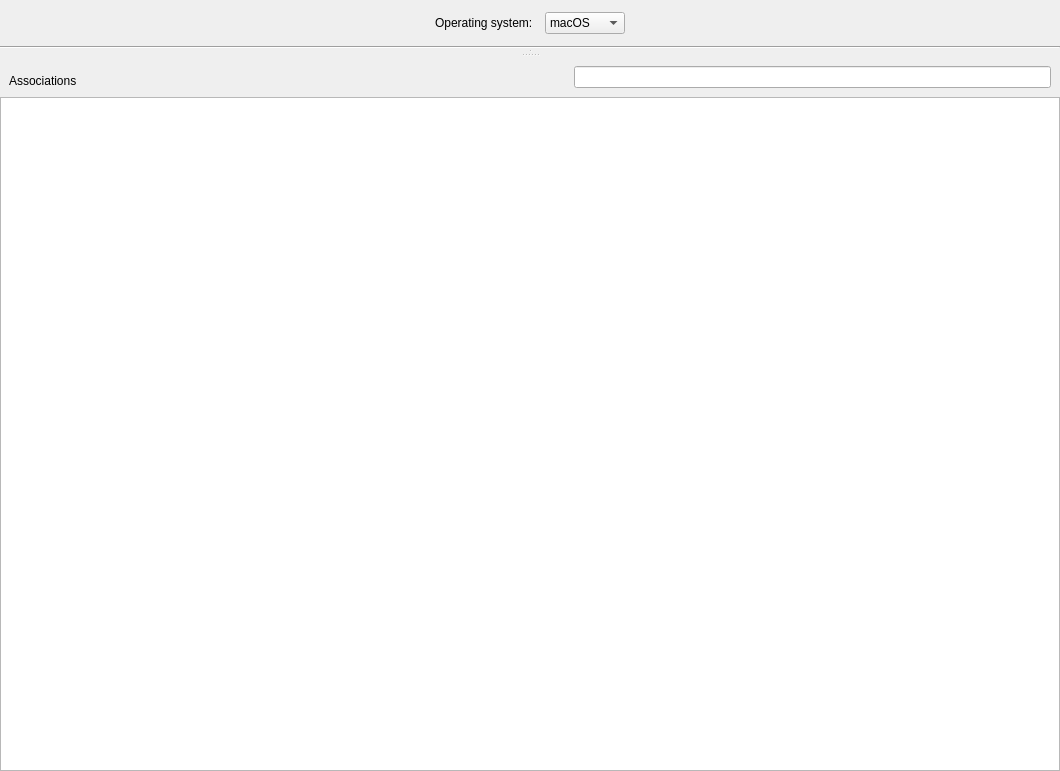
<?xml version="1.0" encoding="UTF-8"?>
<ui version="4.0">
 <class>ImagingWidget</class>
 <widget class="QWidget" name="ImagingWidget">
  <property name="geometry">
   <rect>
    <x>0</x>
    <y>0</y>
    <width>1060</width>
    <height>771</height>
   </rect>
  </property>
  <property name="windowTitle">
   <string>Imaging</string>
  </property>
  <layout class="QVBoxLayout" name="verticalLayout_3">
   <property name="leftMargin">
    <number>0</number>
   </property>
   <property name="topMargin">
    <number>0</number>
   </property>
   <property name="rightMargin">
    <number>0</number>
   </property>
   <property name="bottomMargin">
    <number>0</number>
   </property>
   <item>
    <layout class="QVBoxLayout" name="verticalLayout">
     <property name="spacing">
      <number>0</number>
     </property>
     <item>
      <widget class="QWidget" name="mainContainer" native="true">
       <layout class="QVBoxLayout" name="verticalLayout_5">
        <property name="spacing">
         <number>0</number>
        </property>
        <property name="leftMargin">
         <number>0</number>
        </property>
        <property name="topMargin">
         <number>0</number>
        </property>
        <property name="rightMargin">
         <number>0</number>
        </property>
        <property name="bottomMargin">
         <number>0</number>
        </property>
        <item>
         <widget class="QWidget" name="horizontalWidget" native="true">
          <layout class="QHBoxLayout" name="horizontalLayout">
           <property name="spacing">
            <number>12</number>
           </property>
           <property name="topMargin">
            <number>12</number>
           </property>
           <property name="bottomMargin">
            <number>12</number>
           </property>
           <item>
            <spacer name="horizontalSpacerLhs">
             <property name="orientation">
              <enum>Qt::Horizontal</enum>
             </property>
             <property name="sizeHint" stdset="0">
              <size>
               <width>40</width>
               <height>20</height>
              </size>
             </property>
            </spacer>
           </item>
           <item>
            <widget class="QLabel" name="label">
             <property name="text">
              <string>Operating system:</string>
             </property>
            </widget>
           </item>
           <item>
            <widget class="QComboBox" name="operatingSystemComboBox">
             <property name="sizeAdjustPolicy">
              <enum>QComboBox::AdjustToContents</enum>
             </property>
             <item>
              <property name="text">
               <string>macOS</string>
              </property>
              <property name="icon">
               <iconset>
                <normaloff>:/IDI_ICON_CLIENT_VIEW_OSX_64</normaloff>:/IDI_ICON_CLIENT_VIEW_OSX_64</iconset>
              </property>
             </item>
             <item>
              <property name="text">
               <string>Windows</string>
              </property>
              <property name="icon">
               <iconset>
                <normaloff>:/IDI_ICON_CLIENT_VIEW_WIN_64</normaloff>:/IDI_ICON_CLIENT_VIEW_WIN_64</iconset>
              </property>
             </item>
            </widget>
           </item>
           <item>
            <spacer name="horizontalSpacerRhs">
             <property name="orientation">
              <enum>Qt::Horizontal</enum>
             </property>
             <property name="sizeHint" stdset="0">
              <size>
               <width>40</width>
               <height>20</height>
              </size>
             </property>
            </spacer>
           </item>
          </layout>
         </widget>
        </item>
        <item>
         <widget class="Line" name="line">
          <property name="minimumSize">
           <size>
            <width>0</width>
            <height>0</height>
           </size>
          </property>
          <property name="orientation">
           <enum>Qt::Horizontal</enum>
          </property>
         </widget>
        </item>
        <item>
         <widget class="QStackedWidget" name="stackedWidget">
          <property name="currentIndex">
           <number>0</number>
          </property>
          <widget class="QWidget" name="osxPage">
           <layout class="QVBoxLayout" name="verticalLayout_Osx">
            <property name="spacing">
             <number>0</number>
            </property>
            <property name="leftMargin">
             <number>0</number>
            </property>
            <property name="topMargin">
             <number>0</number>
            </property>
            <property name="rightMargin">
             <number>0</number>
            </property>
            <property name="bottomMargin">
             <number>0</number>
            </property>
            <item>
             <widget class="PrettySplitter" name="splitterOsxH">
              <property name="orientation">
               <enum>Qt::Vertical</enum>
              </property>
              <widget class="PrettySplitter" name="splitterOsxV">
               <property name="orientation">
                <enum>Qt::Horizontal</enum>
               </property>
               <property name="childrenCollapsible">
                <bool>false</bool>
               </property>
               <widget class="ClientsWidget" name="osxClients" native="true"/>
               <widget class="FilesetListWidget" name="osxImageFilesets" native="true"/>
              </widget>
              <widget class="QWidget" name="osxMappingsWidget" native="true">
               <layout class="QVBoxLayout" name="mappingsVerticalLayoutOsx">
                <property name="spacing">
                 <number>0</number>
                </property>
                <property name="leftMargin">
                 <number>0</number>
                </property>
                <property name="topMargin">
                 <number>0</number>
                </property>
                <property name="rightMargin">
                 <number>0</number>
                </property>
                <property name="bottomMargin">
                 <number>0</number>
                </property>
                <item>
                 <widget class="ViewSearchHeader" name="headerOsx" native="true">
                  <layout class="QHBoxLayout" name="horizontalLayout_OsxHeader">
                   <item>
                    <widget class="QLabel" name="osxMappingsLabel">
                     <property name="text">
                      <string>Associations</string>
                     </property>
                     <property name="alignment">
                      <set>Qt::AlignBottom|Qt::AlignLeading|Qt::AlignLeft</set>
                     </property>
                    </widget>
                   </item>
                   <item>
                    <spacer name="horizontalSpacerOsx">
                     <property name="orientation">
                      <enum>Qt::Horizontal</enum>
                     </property>
                     <property name="sizeHint" stdset="0">
                      <size>
                       <width>40</width>
                       <height>20</height>
                      </size>
                     </property>
                    </spacer>
                   </item>
                   <item>
                    <widget class="QLabel" name="osxMappingsCount"/>
                   </item>
                   <item>
                    <widget class="SearchLineEdit" name="osxMappingsSearchLineEdit"/>
                   </item>
                  </layout>
                 </widget>
                </item>
                <item>
                 <widget class="ImagingAssociationsView" name="osxMappingsView">
                  <property name="editTriggers">
                   <set>QAbstractItemView::NoEditTriggers</set>
                  </property>
                  <property name="alternatingRowColors">
                   <bool>true</bool>
                  </property>
                  <property name="selectionMode">
                   <enum>QAbstractItemView::ExtendedSelection</enum>
                  </property>
                  <property name="sortingEnabled">
                   <bool>true</bool>
                  </property>
                 </widget>
                </item>
               </layout>
              </widget>
             </widget>
            </item>
           </layout>
          </widget>
          <widget class="QWidget" name="windowsPage">
           <layout class="QVBoxLayout" name="verticalLayout_Win">
            <property name="spacing">
             <number>0</number>
            </property>
            <property name="leftMargin">
             <number>0</number>
            </property>
            <property name="topMargin">
             <number>0</number>
            </property>
            <property name="rightMargin">
             <number>0</number>
            </property>
            <property name="bottomMargin">
             <number>0</number>
            </property>
            <item>
             <widget class="PrettySplitter" name="splitterWinH">
              <property name="orientation">
               <enum>Qt::Vertical</enum>
              </property>
              <widget class="PrettySplitter" name="splitterWinV">
               <property name="orientation">
                <enum>Qt::Horizontal</enum>
               </property>
               <property name="childrenCollapsible">
                <bool>false</bool>
               </property>
               <widget class="ClientsWidget" name="winClients" native="true"/>
               <widget class="FilesetListWidget" name="winImageFilesets" native="true"/>
              </widget>
              <widget class="QWidget" name="winMappingsWidget" native="true">
               <layout class="QVBoxLayout" name="mappingsVerticalLayoutWin">
                <property name="spacing">
                 <number>0</number>
                </property>
                <property name="leftMargin">
                 <number>0</number>
                </property>
                <property name="topMargin">
                 <number>0</number>
                </property>
                <property name="rightMargin">
                 <number>0</number>
                </property>
                <property name="bottomMargin">
                 <number>0</number>
                </property>
                <item>
                 <widget class="ViewSearchHeader" name="headerWin" native="true">
                  <layout class="QHBoxLayout" name="horizontalLayout_WinHeader">
                   <item>
                    <widget class="QLabel" name="winMappingsLabel">
                     <property name="text">
                      <string>Associations</string>
                     </property>
                     <property name="alignment">
                      <set>Qt::AlignBottom|Qt::AlignLeading|Qt::AlignLeft</set>
                     </property>
                    </widget>
                   </item>
                   <item>
                    <spacer name="horizontalSpacerWin">
                     <property name="orientation">
                      <enum>Qt::Horizontal</enum>
                     </property>
                     <property name="sizeHint" stdset="0">
                      <size>
                       <width>40</width>
                       <height>20</height>
                      </size>
                     </property>
                    </spacer>
                   </item>
                   <item>
                    <widget class="QLabel" name="winMappingsCount"/>
                   </item>
                   <item>
                    <widget class="SearchLineEdit" name="winMappingsSearchLineEdit"/>
                   </item>
                  </layout>
                 </widget>
                </item>
                <item>
                 <widget class="ImagingAssociationsView" name="winMappingsView">
                  <property name="editTriggers">
                   <set>QAbstractItemView::NoEditTriggers</set>
                  </property>
                  <property name="alternatingRowColors">
                   <bool>true</bool>
                  </property>
                  <property name="selectionMode">
                   <enum>QAbstractItemView::ExtendedSelection</enum>
                  </property>
                  <property name="sortingEnabled">
                   <bool>true</bool>
                  </property>
                 </widget>
                </item>
               </layout>
              </widget>
             </widget>
            </item>
           </layout>
          </widget>
         </widget>
        </item>
       </layout>
      </widget>
     </item>
    </layout>
   </item>
  </layout>
 </widget>
 <customwidgets>
  <customwidget>
   <class>PrettySplitter</class>
   <extends>QSplitter</extends>
   <header>FileWaveGuiLib/prettysplitter/prettysplitter.h</header>
   <container>1</container>
  </customwidget>
  <customwidget>
   <class>SearchLineEdit</class>
   <extends>QLineEdit</extends>
   <header>FileWaveGuiLib/searchlineedit/searchlineedit.h</header>
  </customwidget>
  <customwidget>
   <class>ViewSearchHeader</class>
   <extends>QWidget</extends>
   <header>FileWaveGuiLib/searchheader/ViewSearchHeader.h</header>
   <container>1</container>
  </customwidget>
  <customwidget>
   <class>FilesetListWidget</class>
   <extends>QWidget</extends>
   <header>FWAdminLib/FilesetListWidget.h</header>
   <container>1</container>
  </customwidget>
  <customwidget>
   <class>ImagingAssociationsView</class>
   <extends>QTreeView</extends>
   <header>FWAdminLib/views/imagingassociationsview.h</header>
  </customwidget>
  <customwidget>
   <class>ClientsWidget</class>
   <extends>QWidget</extends>
   <header>FWAdminLib/ClientsWidget.h</header>
   <container>1</container>
  </customwidget>
 </customwidgets>
 <resources/>
 <connections/>
</ui>
